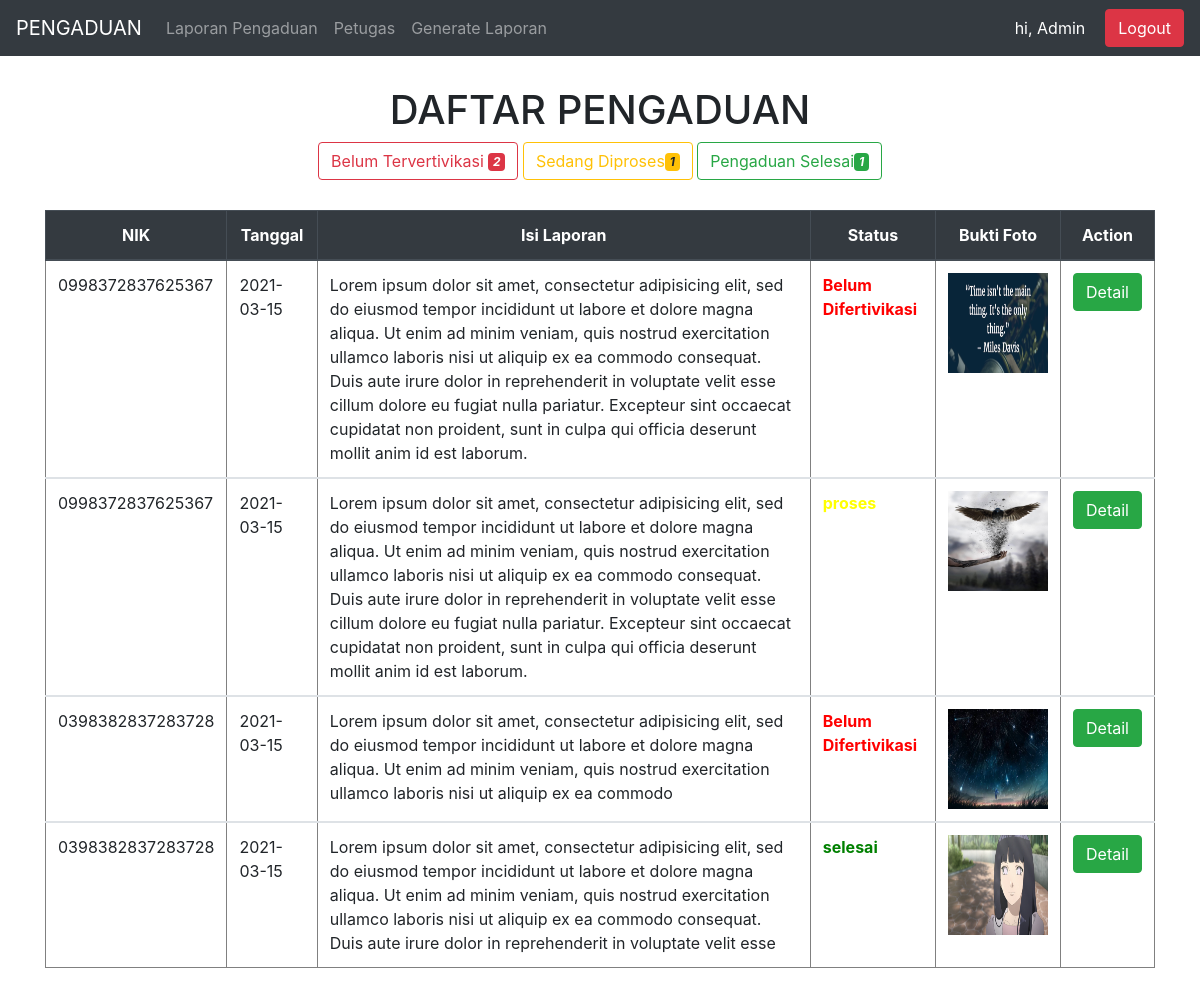
The page /public/admin/index (signed in) on the database as committed earlier.
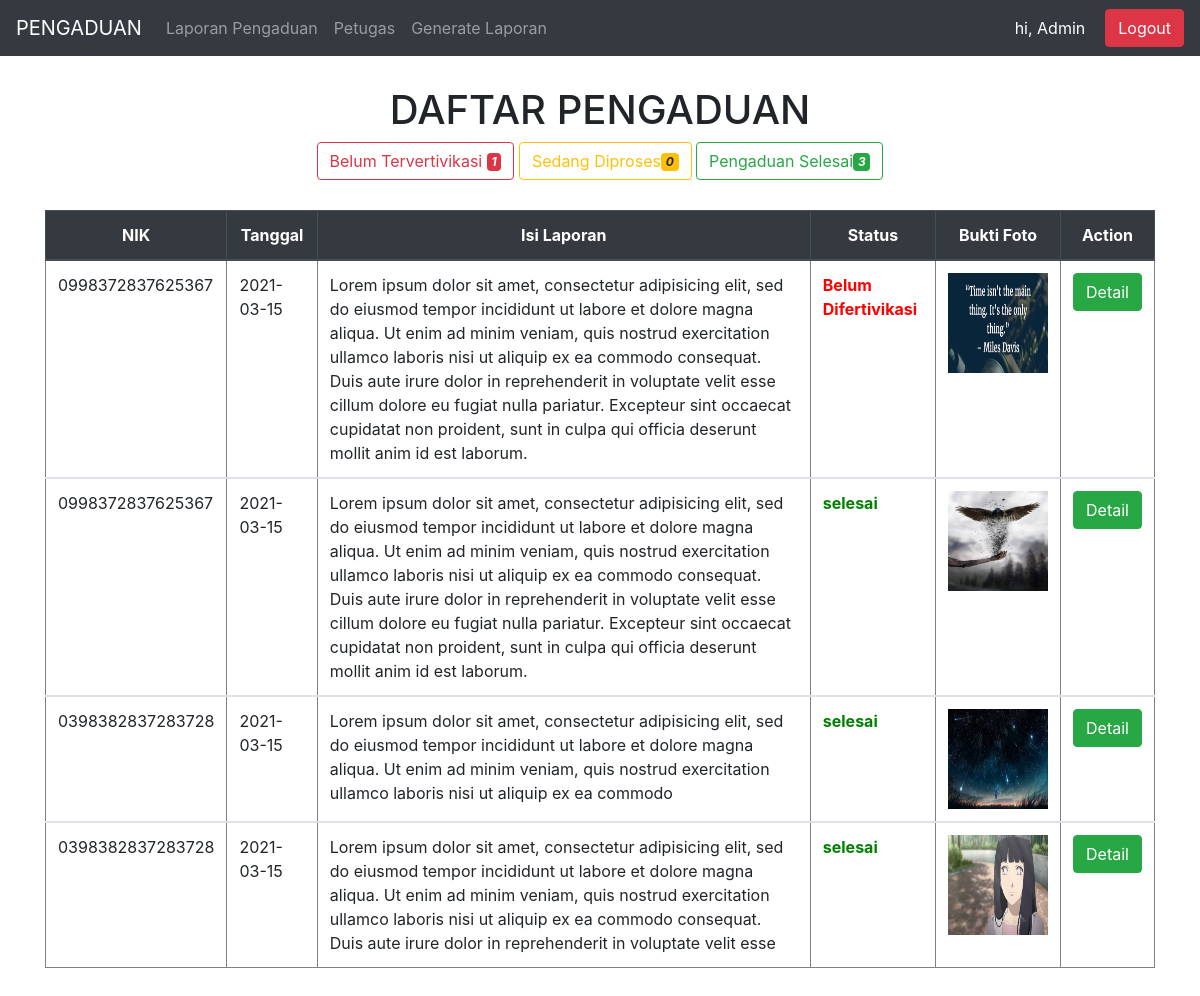
The same page on the database as committed later.
### tables this page shows
CREATE TABLE `pengaduan` (
  `id_pengaduan` int(11) NOT NULL,
  `tgl_pengaduan` date NOT NULL,
  `nik` char(16) NOT NULL,
  `isi_laporan` text NOT NULL,
  `foto` varchar(255) NOT NULL,
  `status` enum('0','proses','selesai') NOT NULL
);

### app/core/Controllers.php (called while the page is built, shortened)
<?php
class Controllers{
	public function view($view,$data=[]){
		require_once('../app/views/'.$view.'.php');
	}
	public function model($model){
		return new $model;
	}
}

### app/controller/Admin.php (called while the page is built, shortened)
<?php
class Admin extends Controllers{
	public function data(){
		$dataall = $this->model('Petugas_Model')->daftarPengaduan("all");
		$datalaporan0 = $this->model('Petugas_Model')->daftarPengaduan('0');
		$datalaporanproses = $this->model('Petugas_Model')->daftarPengaduan('proses');
		$datalaporanselesai = $this->model('Petugas_Model')->daftarPengaduan('selesai');
		$data = [$dataall,$datalaporan0,$datalaporanproses,$datalaporanselesai];
		return $data;
	}
	public function index(){
		$data = $this->data();
		$this->view('template/header');
		$this->view('admin/index',$data);
	}
}

### app/core/App.php (called while the page is built, shortened)
<?php
class App{
	private $method = "index";
	private $params = [];
	public function __construct(){
		$url = $this->getUrl();
		if (file_exists('../app/controller/' .$url[0] . '.php')) {
			unset($url[0]);
		}
		$this->controller = new $this->controller;
		if (isset($url[1])) {
			if (method_exists($this->controller, $url[1])) {
				$this->method = $url[1];
			}
		}
		call_user_func_array([$this->controller,$this->method], $this->params);
	}
	public function getUrl(){
		if (isset($_GET['url'])) {
			$url = rtrim($_GET['url'], '/');
			$url = filter_var($url, FILTER_SANITIZE_URL);
			return $url = explode('/', $url);
		}
	}
}

### public/index.php (called while the page is built, shortened)
<?php
$app = new App;

### app/core/Database.php (called while the page is built, shortened)
<?php
class Database{
	private $host = 'localhost';
	private $name = 'db_pengaduanMasyarakat_tuadi';
	private $pass = '';
	private $user = 'root';
	private $dbh;
	private $stmt;
	public function __construct(){
		$dsn = 'mysql:host='.$this->host.';dbname='.$this->name;
		$option = [
			PDO::ATTR_PERSISTENT => true,
			PDO::ATTR_ERRMODE => PDO::ERRMODE_EXCEPTION
		];
		try {
			$this->dbh = new PDO($dsn,$this->user,$this->pass,$option);
		} catch (PDOException $e) {
			die($e->getMessage());
		}
	}
	public function query($query){
		$this->stmt = $this->dbh->prepare($query);
	}
	public function resultSet(){
		$this->stmt->execute();
		return $this->stmt->fetchAll(PDO::FETCH_ASSOC);
	}
}

### app/model/Petugas_Model.php (called while the page is built, shortened)
<?php
class Petugas_Model{
	public function __construct(){
		$this->db = new Database;
	}
	public function daftarPengaduan($status){
		$query = "CALL pengaduanStatus('$status')";
		if ($status == "all") {
			$query = "SELECT * FROM pengaduan";
		}
		$this->db->query($query);
		return $this->db->resultSet();
	}
}

### app/views/admin/index.php (the view, shortened to what this page needs)
<div class="container">
	<center><h1>DAFTAR PENGADUAN</h1></center>
	<center>
		<a class="btn btn-outline-danger" href="<?= BASEURL ?>/admin/pengaduan0">Belum Tervertivikasi <i class="badge badge-danger"><?php echo count($data[1]) ?></i></a>
		<a class="btn btn-outline-warning" href="<?= BASEURL ?>/admin/pengaduanProses">Sedang Diproses<i class="badge badge-warning"><?php echo count($data[2]) ?></i></a>
		<a class="btn btn-outline-success" href="<?= BASEURL ?>/admin/pengaduanSelesai">Pengaduan Selesai<i class="badge badge-success"><?php echo count($data[3]) ?></i></a>
	</center>
	<table border="1" class="table">
		<thead class="thead-dark">
			<th>NIK</th>
			<th>Tanggal</th>
			<th>Isi Laporan</th>
			<th>Status</th>
			<th>Bukti Foto</th>
			<th>Action</th>
		</thead>
		<?php foreach($data[0] as $d): ?>
		<tbody>
			<td><?php echo $d['nik']; ?></td>
			<td><?php echo $d['tgl_pengaduan']; ?></td>
			<td><?php echo $d['isi_laporan']; ?></td>
			<td class="st<?php echo $d['status'] ?>">
				<?php
					if ($d['status'] == "0") {
						echo "Belum Difertivikasi";
					}else{
						echo $d['status'];
					}
				 ?>
			</td>
			<td><img height="100" width="100" src="<?= BASEURL ?>/gambar/<?php echo $d['foto'] ?>">	</td>
			<td><a class="btn btn-success" href="<?= BASEURL ?>/admin/laporanDetail/<?php echo $d['id_pengaduan']; ?>">Detail</a></td>
		</tbody>
	<?php 	endforeach; ?>
	</table>
</div>

### app/views/template/header.php (shortened to what this page needs)
<!DOCTYPE html>
<html>
<head>
	<link rel="stylesheet" type="text/css" href="<?= BASEURL ?>/css/bootstrap.css">
	<link rel="stylesheet" type="text/css" href="<?= BASEURL ?>/css/bootstrap.min.css">
	<link rel="stylesheet" type="text/css" href="<?= BASEURL ?>/css/style.css">
</head>
<body>
	<nav class="navbar navbar-expand-sm navbar-dark bg-dark">
  <a class="navbar-brand" href="#">PENGADUAN</a>
<?php   if ($_SESSION['level'] == 'admin') {
 ?>
  <div class="collapse navbar-collapse" id="navbarsExample03">
    <ul class="navbar-nav mr-auto">
      <li class="nav-item" >
        <a class="nav-link" href="<?= BASEURL ?>/admin/index">Laporan Pengaduan</a>
      </li>
      <li class="nav-item" >
        <a class="nav-link" href="<?= BASEURL ?>/admin/petugas">Petugas</a>
      </li>
      <li class="nav-item" >
        <a class="nav-link" href="<?= BASEURL ?>/admin/generateLaporan">Generate Laporan</a>
      </li>
    </ul>
    <span class="form-inline my-2 my-md-0">
      <span class="halo"> hi, Admin</span>
      <a class="btn btn-danger" onclick="return confirm('Yakin Ingin Logout?')" href="<?= BASEURL ?>/login/logout">Logout</a>
    </span>
  </div>
<?php   } ?>
</nav>

### public/css/style.css (style rules this page uses)
.container { width: 97%; margin: 30px auto; }
th,thead { text-align: center; vertical-align: middle; }
table { margin-top: 30px; }
.st0,.stproses,.stselesai { font-weight: bold; }
tbody .st0 { color: red; }
tbody .stselesai { color: green; }
.halo { text-decoration: none; color: white; margin-right: 20px; }
tbody .stproses { color: yellow; }

Rows that differ between the two databases and show on the page:
changed pengaduan (number 2 of 4 on the later page): status "proses" → "selesai"
changed pengaduan (number 3 of 4 on the later page): status (not shown) → "selesai"; no longer shows "Belum Difertivikasi"
Other text that changed with them:
count($data[1]): "2" → "1"
count($data[2]): "1" → "0"
count($data[3]): "1" → "3"
